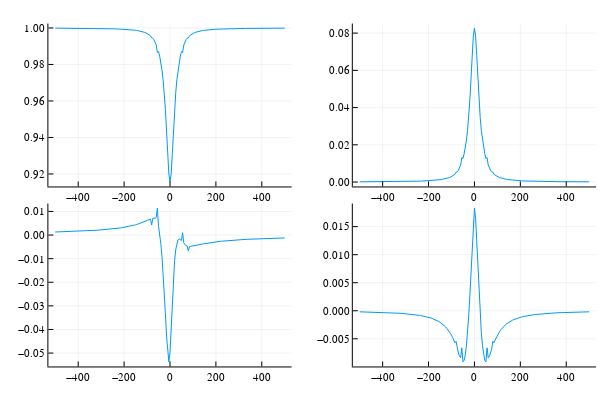

The notebook cell saved with this chart:
### Code cell
plot5=Plots.plot(Δvalues,popEx)
plot6=Plots.plot(Δvalues,popGr)
plot7=Plots.plot(Δvalues,absorb)
plot8=Plots.plot(Δvalues,rotation)
Plots.plot(plot5, plot6, plot7, plot8, layout = (2, 2), legend = false)

### Figure 1 — Plotly figure (JSON) as saved in the notebook; plotly's stock layout.template omitted (floating-point values rounded to 4 significant figures; data arrays with more than 128 entries replaced by an {"elided": "..."} marker saying what was removed)
{"data": [{"colorbar": {"title": ""}, "legendgroup": "y1", "line": {"color": "rgba(0, 154, 250, 1.000)", "dash": "solid", "shape": "linear", "width": 1}, "mode": "lines", "name": "y1", "showlegend": true, "type": "scatter", "x": {"elided": "201 int values"}, "xaxis": "x1", "y": {"elided": "201 float values"}, "yaxis": "y1", "zmax": null, "zmin": null}, {"colorbar": {"title": ""}, "legendgroup": "y1", "line": {"color": "rgba(0, 154, 250, 1.000)", "dash": "solid", "shape": "linear", "width": 1}, "mode": "lines", "name": "y1", "showlegend": true, "type": "scatter", "x": {"elided": "201 int values"}, "xaxis": "x2", "y": {"elided": "201 float values"}, "yaxis": "y2", "zmax": null, "zmin": null}, {"colorbar": {"title": ""}, "legendgroup": "y1", "line": {"color": "rgba(0, 154, 250, 1.000)", "dash": "solid", "shape": "linear", "width": 1}, "mode": "lines", "name": "y1", "showlegend": true, "type": "scatter", "x": {"elided": "201 int values"}, "xaxis": "x3", "y": {"elided": "201 float values"}, "yaxis": "y3", "zmax": null, "zmin": null}, {"colorbar": {"title": ""}, "legendgroup": "y1", "line": {"color": "rgba(0, 154, 250, 1.000)", "dash": "solid", "shape": "linear", "width": 1}, "mode": "lines", "name": "y1", "showlegend": true, "type": "scatter", "x": {"elided": "201 int values"}, "xaxis": "x4", "y": {"elided": "201 float values"}, "yaxis": "y4", "zmax": null, "zmin": null}], "layout": {"annotations": [], "height": 400, "margin": {"b": 20, "l": 0, "r": 0, "t": 20}, "paper_bgcolor": "rgba(255, 255, 255, 1.000)", "plot_bgcolor": "rgba(255, 255, 255, 1.000)", "showlegend": false, "width": 600, "xaxis1": {"anchor": "y1", "domain": [0.08064, 0.486], "gridcolor": "rgba(0, 0, 0, 0.100)", "gridwidth": 0.5, "linecolor": "rgba(0, 0, 0, 1.000)", "mirror": false, "range": [-530, 530], "showgrid": true, "showline": true, "showticklabels": true, "tickangle": 0, "tickcolor": "rgb(0, 0, 0)", "tickfont": {"color": "rgba(0, 0, 0, 1.000)", "family": "sans-serif", "size": 11}, "tickmode": "array", "ticks": "inside", "ticktext": ["−400", "−200", "0", "200", "400"], "tickvals": [-400, -200, 0, 200, 400], "title": "", "titlefont": {"color": "rgba(0, 0, 0, 1.000)", "family": "sans-serif", "size": 15}, "type": "-", "visible": true, "zeroline": false, "zerolinecolor": "rgba(0, 0, 0, 1.000)"}, "xaxis2": {"anchor": "y2", "domain": [0.588, 0.9934], "gridcolor": "rgba(0, 0, 0, 0.100)", "gridwidth": 0.5, "linecolor": "rgba(0, 0, 0, 1.000)", "mirror": false, "range": [-530, 530], "showgrid": true, "showline": true, "showticklabels": true, "tickangle": 0, "tickcolor": "rgb(0, 0, 0)", "tickfont": {"color": "rgba(0, 0, 0, 1.000)", "family": "sans-serif", "size": 11}, "tickmode": "array", "ticks": "inside", "ticktext": ["−400", "−200", "0", "200", "400"], "tickvals": [-400, -200, 0, 200, 400], "title": "", "titlefont": {"color": "rgba(0, 0, 0, 1.000)", "family": "sans-serif", "size": 15}, "type": "-", "visible": true, "zeroline": false, "zerolinecolor": "rgba(0, 0, 0, 1.000)"}, "xaxis3": {"anchor": "y3", "domain": [0.08064, 0.486], "gridcolor": "rgba(0, 0, 0, 0.100)", "gridwidth": 0.5, "linecolor": "rgba(0, 0, 0, 1.000)", "mirror": false, "range": [-530, 530], "showgrid": true, "showline": true, "showticklabels": true, "tickangle": 0, "tickcolor": "rgb(0, 0, 0)", "tickfont": {"color": "rgba(0, 0, 0, 1.000)", "family": "sans-serif", "size": 11}, "tickmode": "array", "ticks": "inside", "ticktext": ["−400", "−200", "0", "200", "400"], "tickvals": [-400, -200, 0, 200, 400], "title": "", "titlefont": {"color": "rgba(0, 0, 0, 1.000)", "family": "sans-serif", "size": 15}, "type": "-", "visible": true, "zeroline": false, "zerolinecolor": "rgba(0, 0, 0, 1.000)"}, "xaxis4": {"anchor": "y4", "domain": [0.588, 0.9934], "gridcolor": "rgba(0, 0, 0, 0.100)", "gridwidth": 0.5, "linecolor": "rgba(0, 0, 0, 1.000)", "mirror": false, "range": [-530, 530], "showgrid": true, "showline": true, "showticklabels": true, "tickangle": 0, "tickcolor": "rgb(0, 0, 0)", "tickfont": {"color": "rgba(0, 0, 0, 1.000)", "family": "sans-serif", "size": 11}, "tickmode": "array", "ticks": "inside", "ticktext": ["−400", "−200", "0", "200", "400"], "tickvals": [-400, -200, 0, 200, 400], "title": "", "titlefont": {"color": "rgba(0, 0, 0, 1.000)", "family": "sans-serif", "size": 15}, "type": "-", "visible": true, "zeroline": false, "zerolinecolor": "rgba(0, 0, 0, 1.000)"}, "yaxis1": {"anchor": "x1", "domain": [0.5376, 0.9902], "gridcolor": "rgba(0, 0, 0, 0.100)", "gridwidth": 0.5, "linecolor": "rgba(0, 0, 0, 1.000)", "mirror": false, "range": [0.9131, 1.002], "showgrid": true, "showline": true, "showticklabels": true, "tickangle": 0, "tickcolor": "rgb(0, 0, 0)", "tickfont": {"color": "rgba(0, 0, 0, 1.000)", "family": "sans-serif", "size": 11}, "tickmode": "array", "ticks": "inside", "ticktext": ["0.92", "0.94", "0.96", "0.98", "1.00"], "tickvals": [0.92, 0.94, 0.96, 0.98, 1], "title": "", "titlefont": {"color": "rgba(0, 0, 0, 1.000)", "family": "sans-serif", "size": 15}, "type": "-", "visible": true, "zeroline": false, "zerolinecolor": "rgba(0, 0, 0, 1.000)"}, "yaxis2": {"anchor": "x2", "domain": [0.5376, 0.9902], "gridcolor": "rgba(0, 0, 0, 0.100)", "gridwidth": 0.5, "linecolor": "rgba(0, 0, 0, 1.000)", "mirror": false, "range": [-0.00237, 0.08515], "showgrid": true, "showline": true, "showticklabels": true, "tickangle": 0, "tickcolor": "rgb(0, 0, 0)", "tickfont": {"color": "rgba(0, 0, 0, 1.000)", "family": "sans-serif", "size": 11}, "tickmode": "array", "ticks": "inside", "ticktext": ["0.00", "0.02", "0.04", "0.06", "0.08"], "tickvals": [0, 0.02, 0.04, 0.06, 0.08], "title": "", "titlefont": {"color": "rgba(0, 0, 0, 1.000)", "family": "sans-serif", "size": 15}, "type": "-", "visible": true, "zeroline": false, "zerolinecolor": "rgba(0, 0, 0, 1.000)"}, "yaxis3": {"anchor": "x3", "domain": [0.03762, 0.4902], "gridcolor": "rgba(0, 0, 0, 0.100)", "gridwidth": 0.5, "linecolor": "rgba(0, 0, 0, 1.000)", "mirror": false, "range": [-0.05567, 0.01335], "showgrid": true, "showline": true, "showticklabels": true, "tickangle": 0, "tickcolor": "rgb(0, 0, 0)", "tickfont": {"color": "rgba(0, 0, 0, 1.000)", "family": "sans-serif", "size": 11}, "tickmode": "array", "ticks": "inside", "ticktext": ["−0.05", "−0.04", "−0.03", "−0.02", "−0.01", "0.00", "0.01"], "tickvals": [-0.05, -0.04, -0.03, -0.02, -0.01, 0, 0.01], "title": "", "titlefont": {"color": "rgba(0, 0, 0, 1.000)", "family": "sans-serif", "size": 15}, "type": "-", "visible": true, "zeroline": false, "zerolinecolor": "rgba(0, 0, 0, 1.000)"}, "yaxis4": {"anchor": "x4", "domain": [0.03762, 0.4902], "gridcolor": "rgba(0, 0, 0, 0.100)", "gridwidth": 0.5, "linecolor": "rgba(0, 0, 0, 1.000)", "mirror": false, "range": [-0.009932, 0.01912], "showgrid": true, "showline": true, "showticklabels": true, "tickangle": 0, "tickcolor": "rgb(0, 0, 0)", "tickfont": {"color": "rgba(0, 0, 0, 1.000)", "family": "sans-serif", "size": 11}, "tickmode": "array", "ticks": "inside", "ticktext": ["−0.005", "0.000", "0.005", "0.010", "0.015"], "tickvals": [-0.005, 0, 0.005, 0.01, 0.015], "title": "", "titlefont": {"color": "rgba(0, 0, 0, 1.000)", "family": "sans-serif", "size": 15}, "type": "-", "visible": true, "zeroline": false, "zerolinecolor": "rgba(0, 0, 0, 1.000)"}}}
